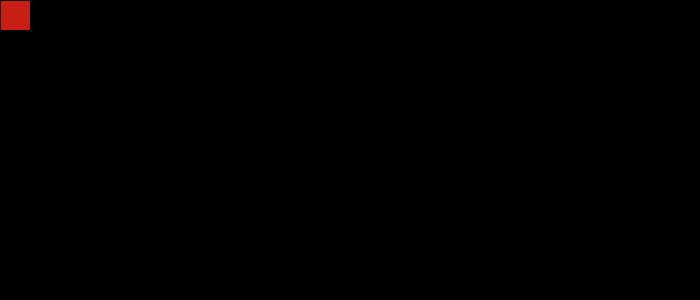
Frame 1 (no input)
Frame 60 (the mouse pressed at the canvas centre just before this capture): identical to frame 1, image omitted
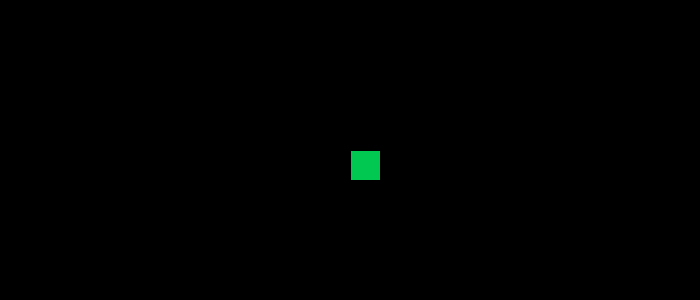
Frame 120 (the mouse held since frame 60 and released just before this capture)

The Processing sketch that drew these frames (run headless with seeded random() and noise(); from frame 60 on, the mouse is pressed at the canvas centre):

// Processing sketch: processing_151103
// ── processing_151103.pde

void setup(){
    size(700,300);
}
void draw(){
    background(0);
    fill(0,200,80);
    if(mouseX<90){
        fill(200,30,20);
    }
    if(mouseX>width-90){
        fill(200,30,20); 
    }
    rect(mouseX,mouseY,30,30);
}
